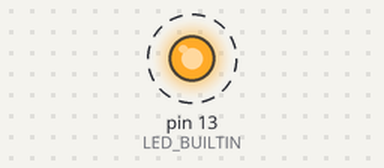
The sketch below on a simulated Arduino Uno, built with avr-gcc and run on an emulated ATmega328P. On the bench: output pins drawn as LEDs (lit = HIGH). Dashed ring = blinking. What the sketch prints to the serial monitor is not drawn.

Above: at 0.2 s.
Timing chart, 0 to 3.0 s (numbered marks = the images above):
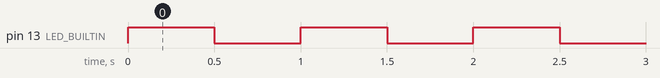

The sketch:

Test_blink.ino
```cpp
// PROJECT VECTOR - Day 1, Step 6
// Blink Test - confirms board, drivers, and USB connection
// before anything else is wired up.

void setup() {
  pinMode(LED_BUILTIN, OUTPUT);
  Serial.begin(115200);
  Serial.println("Project Vector - Blink Test");
}

void loop() {
  digitalWrite(LED_BUILTIN, HIGH);
  delay(500);
  digitalWrite(LED_BUILTIN, LOW);
  delay(500);
  Serial.println("Blink OK");
}
```

Measured:
- by itself, pin 13 (LED_BUILTIN): alternates HIGH for 0.50 s and LOW for 0.50 s
